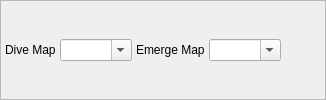
                <widget class="QFrame" name="horizontalFrame">
                 <property name="sizePolicy">
                  <sizepolicy hsizetype="Expanding" vsizetype="Preferred">
                   <horstretch>0</horstretch>
                   <verstretch>0</verstretch>
                  </sizepolicy>
                 </property>
                 <property name="frameShape">
                  <enum>QFrame::StyledPanel</enum>
                 </property>
                 <property name="frameShadow">
                  <enum>QFrame::Raised</enum>
                 </property>
                 <layout class="QHBoxLayout" name="horizontalLayout_6">
                  <property name="spacing">
                   <number>4</number>
                  </property>
                  <property name="leftMargin">
                   <number>4</number>
                  </property>
                  <property name="topMargin">
                   <number>4</number>
                  </property>
                  <property name="rightMargin">
                   <number>4</number>
                  </property>
                  <property name="bottomMargin">
                   <number>4</number>
                  </property>
                  <item>
                   <widget class="QLabel" name="label_14">
                    <property name="text">
                     <string>Dive Map</string>
                    </property>
                   </widget>
                  </item>
                  <item>
                   <widget class="QComboBox" name="comboBox_DiveMap">
                    <property name="toolTip">
                     <string>&lt;html&gt;&lt;head/&gt;&lt;body&gt;&lt;p&gt;Destination map name when using &lt;span style=&quot; font-weight:600;&quot;&gt;Dive&lt;/span&gt;. If empty, no such connection will exist.&lt;/p&gt;&lt;/body&gt;&lt;/html&gt;</string>
                    </property>
                    <property name="editable">
                     <bool>true</bool>
                    </property>
                   </widget>
                  </item>
                  <item>
                   <widget class="QLabel" name="label_15">
                    <property name="text">
                     <string>Emerge Map</string>
                    </property>
                   </widget>
                  </item>
                  <item>
                   <widget class="QComboBox" name="comboBox_EmergeMap">
                    <property name="toolTip">
                     <string>&lt;html&gt;&lt;head/&gt;&lt;body&gt;&lt;p&gt;Destination map name when emerging using &lt;span style=&quot; font-weight:600;&quot;&gt;Dive&lt;/span&gt;. If empty, no such connection will exist.&lt;/p&gt;&lt;/body&gt;&lt;/html&gt;</string>
                    </property>
                    <property name="editable">
                     <bool>true</bool>
                    </property>
                   </widget>
                  </item>
                  <item>
                   <spacer name="horizontalSpacer_10">
                    <property name="orientation">
                     <enum>Qt::Horizontal</enum>
                    </property>
                    <property name="sizeHint" stdset="0">
                     <size>
                      <width>40</width>
                      <height>20</height>
                     </size>
                    </property>
                   </spacer>
                  </item>
                 </layout>
                </widget>
